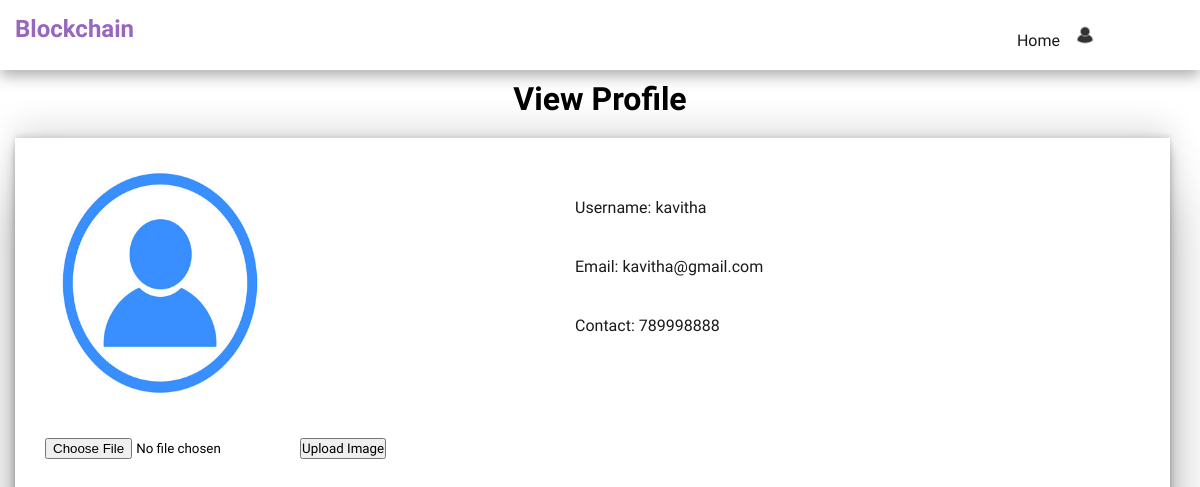
/myInfo/5/, run on an earlier commit of the app's database.
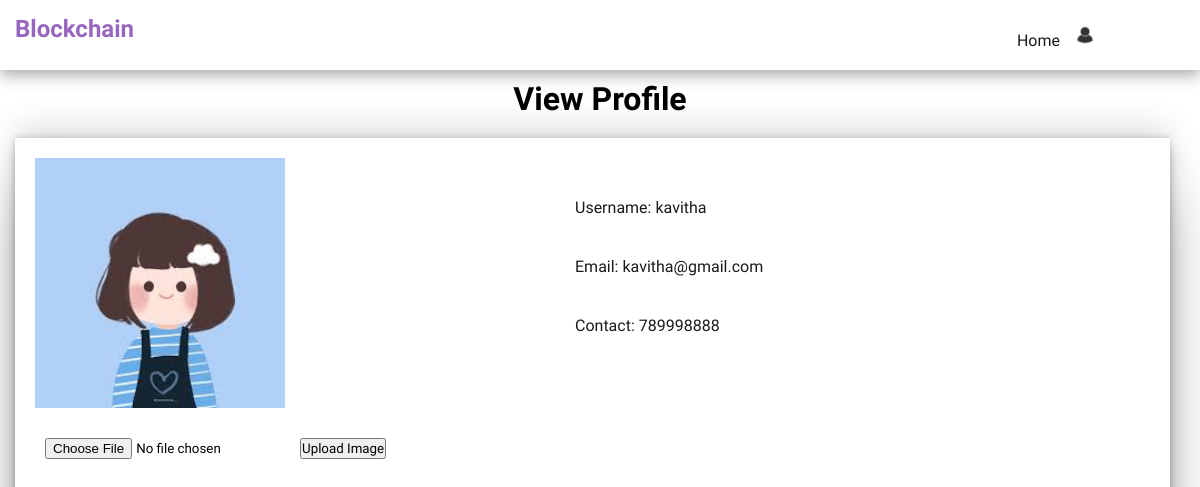
And on a later commit of the database.
### eadmin/models.py (models this page shows)
class particpants(models.Model):
    username = models.CharField(max_length=100,null=False, blank=False)
    password = models.CharField(max_length=100)
    contact = models.CharField(max_length=100)
    email = models.CharField(max_length=100)
    profile_picture = models.ImageField(upload_to=getFile,null=True,blank=True)
    created_at=models.DateTimeField(auto_now_add=True)

### eadmin/views.py (the view)
# urls.py: path("myInfo/<int:userid>/",views.myInfo, name="myInfo"),
def myInfo(request,userid):
    print("line 212 :",userid)
    user = particpants.objects.get(pk=userid)
    print(user.username)
    if request.method == 'POST' and request.FILES.get('profile_image'):
        profile_image = request.FILES['profile_image']
        user.profile_picture = profile_image
        user.save()
    return render(request,"e-participant/Profile.html",{"userInfo":user})

### eadmin/BlockchainMiddleWare.py (called while the page is built)
    def __call__(self, request):
        tender_id = request.GET.get('tender_id', None)  # Assuming the tenderid is passed via GET parameter
        block_list = None
        if tender_id:
            block_list = Blockchain.objects.filter(tenderid=tender_id)
            request.block_list = block_list
        else:
            request.block_list = None
        response = self.get_response(request)
        return response

### eadmin/tenderMiddleware.py (called while the page is built)
    def __call__(self, request):
        tenderList = None
        getTender = tender.objects.filter(status=True)
        request.tenderList = getTender
        response = self.get_response(request)
        return response

### eadmin/userMiddleWare.py (called while the page is built)
    def __call__(self, request):
        userList = None
        getUsers = particpants.objects.all()
        request.userList = getUsers
        response = self.get_response(request)
        return response

### templates/e-participant/Profile.html (shortened to what this page needs)
{% extends 'e-participant/layout.html' %}
{% load static %}
{% block content %}
<div class="header-container">
    <h1>View Profile</h1>
</div>
    <div class="info-tender">
        <div class="profile-image">
            {% if not userInfo.profile_picture %}
            <img   src="{% static 'profile/default.jpg' %}"  name="profile_image" alt="" height="250px" width="250px">
            {% else %}
            <img   src="{% static  userInfo.profile_picture %}"  name="profile_image" alt="" height="250px" width="250px">
            {% endif %}
            <form method="post" enctype="multipart/form-data" class="uploadImage">
                 <input type="file" id="profileImageInput" name="profile_image"  accept="image/*">
                <button type="submit" >Upload Image</button>
            </form>
        </div>
        <div class="profile-details">
            <p>Username: {{ userInfo.username }}</p>
            <p>Email: {{ userInfo.email }}</p>
            <p>Contact: {{ userInfo.contact }}</p>
        </div>
    </div>
{% endblock %}

What changed in the data, as far as the page shows it:
changed particpants "kavitha": profile_picture: a different picture
